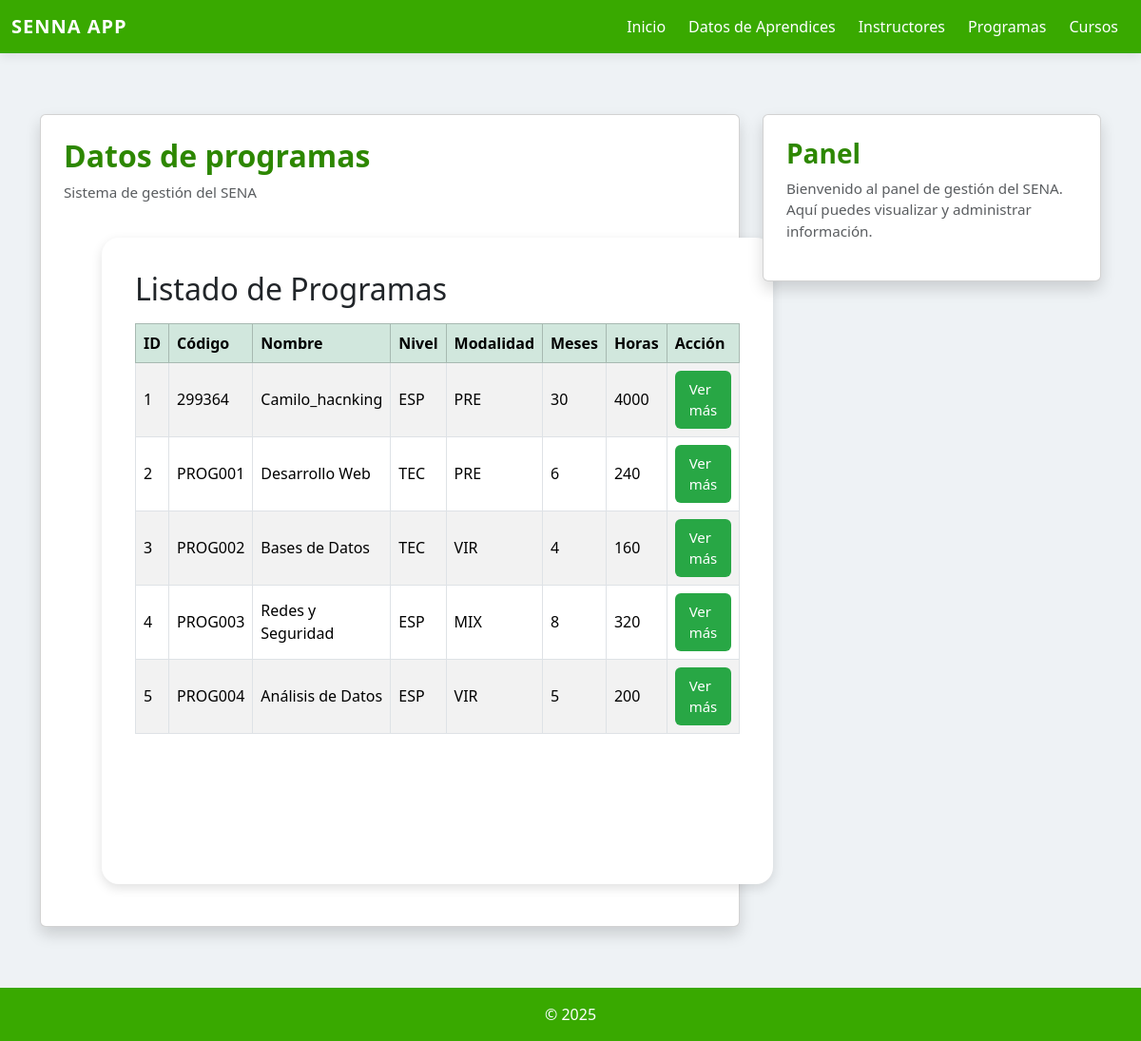
/programas/, run on the app's committed database.
### programas/models.py (models this page shows, shortened)
class Programa(models.Model):
    NIVEL_FORMACION_CHOICES = [
        ('AUX', 'Auxiliar'),
        ('OPE', 'Operario'),
        ('TEC', 'Técnico'),
        ('TGL', 'Tecnólogo'),
        ('ESP', 'Especialización Tecnológica'),
        ('COM', 'Complementario'),
    ]
    MODALIDAD_CHOICES = [
        ('PRE', 'Presencial'),
        ('VIR', 'Virtual'),
        ('MIX', 'Mixta'),
    ]
    ESTADO_CHOICES = [
        ('ACT', 'Activo'),
        ('INA', 'Inactivo'),
        ('SUS', 'Suspendido'),
        ('CAN', 'Cancelado'),
    ]
    codigo = models.CharField(max_length=20, unique=True, verbose_name="Código del Programa")
    nombre = models.CharField(max_length=200, verbose_name="Nombre del Programa")
    nivel_formacion = models.CharField(max_length=3, choices=NIVEL_FORMACION_CHOICES, verbose_name="Nivel de Formación")
    modalidad = models.CharField(max_length=3, choices=MODALIDAD_CHOICES, default='PRE', verbose_name="Modalidad")
    duracion_meses = models.PositiveIntegerField(verbose_name="Duración en Meses")
    duracion_horas = models.PositiveIntegerField(verbose_name="Duración en Horas")
    descripcion = models.TextField(verbose_name="Descripción del Programa")
    competencias = models.TextField(verbose_name="Competencias a Desarrollar")
    perfil_egreso = models.TextField(verbose_name="Perfil de Egreso")
    requisitos_ingreso = models.TextField(verbose_name="Requisitos de Ingreso")
    centro_formacion = models.CharField(max_length=200, verbose_name="Centro de Formación")
    regional = models.CharField(max_length=100, verbose_name="Regional")
    estado = models.CharField(max_length=3, choices=ESTADO_CHOICES, default='ACT', verbose_name="Estado")
    fecha_creacion = models.DateField(verbose_name="Fecha de Creación del Programa")
    fecha_registro = models.DateTimeField(auto_now_add=True, verbose_name="Fecha de Registro")
    class Meta:
        verbose_name = "Programa de Formación"
        verbose_name_plural = "Programas de Formación"
        ordering = ['nombre']

### programas/views.py (the view)
# urls.py: path('programas/', include('programas.urls')),
def programas(request):
    lista_programas = Programa.objects.all().order_by('id')
    template = loader.get_template("lista_programas.html")
    context = {
        "lista_programas": lista_programas,
        'total_programas': lista_programas.count(),
    }
    return HttpResponse(template.render(context, request))

### programas/templates/lista_programas.html
{% extends 'master.html' %}
{% load static %}
{% block page_title %}Datos de programas{% endblock %}
{% block content %}
<link href="https://cdn.jsdelivr.net/npm/bootstrap@5.3.2/dist/css/bootstrap.min.css" rel="stylesheet">
<link rel="stylesheet" href="{% static 'lista_programas.css' %}">
<div class="layout">
    <div class="contenedor-principal">
        <h2 class="mb-3">Listado de Programas</h2>
        <div class="table-responsive">
            <table class="table table-bordered table-striped table-hover align-middle">
                <thead class="table-success">
                    <tr>
                        <th>ID</th>
                        <th>Código</th>
                        <th>Nombre</th>
                        <th>Nivel</th>
                        <th>Modalidad</th>
                        <th>Meses</th>
                        <th>Horas</th>
                        <th>Acción</th>
                    </tr>
                </thead>
                <tbody>
                    {% for prog in lista_programas %}
                    <tr>
                        <td>{{ prog.id }}</td>
                        <td>{{ prog.codigo }}</td>
                        <td>{{ prog.nombre }}</td>
                        <td>{{ prog.nivel_formacion }}</td>
                        <td>{{ prog.modalidad }}</td>
                        <td>{{ prog.duracion_meses }}</td>
                        <td>{{ prog.duracion_horas }}</td>
                        <td>
                           <a href="{% url 'programa_detalle' prog.id %}" class="btn-verde">Ver más</a>
                        </td>
                    </tr>
                    {% endfor %}
                </tbody>
            </table>
        </div>
    </div>
</div>
{% endblock %}

### aprendices/static/main.css (style rules this page uses)
:root { --sena-verde: #39A900; --sena-verde-oscuro: #2d8700; --gris-fondo: #f4f4f4; --texto: #222; --sombra: 0 4px 10px rgba(0,0,0,0.07); --sombra-hover: 0 6px 16px rgba(0,0,0,0.12); }
body { margin: 0; padding: 0; font-family: "Segoe UI", Arial, sans-serif; background: var(--gris-fondo); color: var(--texto); }
h1, h2, h3 { margin-top: 0; }
* { transition: all 0.2s ease-in-out; }

### programas/static/lista_programas.css (style rules this page uses)
body { margin: 0; padding: 0; font-family: "Segoe UI", Arial, sans-serif; background: #eef2f5; color: #222; }
.layout { display: flex; gap: 25px; width: 100%; padding: 20px 40px; box-sizing: border-box; }
.contenedor-principal { flex: 1; background: #ffffff; padding: 35px; border-radius: 18px; box-shadow: 0 4px 12px rgba(0,0,0,0.12); min-height: calc(100vh - 120px); box-sizing: border-box; }
.btn-verde { background-color: #28a745; color: white; padding: 8px 15px; border: none; border-radius: 6px; font-size: 15px; cursor: pointer; text-decoration: none; display: inline-block; transition: background-color 0.3s ease; }

### data on the page
Programa: id "1", codigo "299364", nombre "Camilo_hacnking", nivel_formacion "ESP", modalidad "PRE", duracion_meses "30", duracion_horas "4000"
Programa: id "2", codigo "PROG001", nombre "Desarrollo Web", nivel_formacion "TEC", modalidad "PRE", duracion_meses "6", duracion_horas "240"
Programa: id "3", codigo "PROG002", nombre "Bases de Datos", nivel_formacion "TEC", modalidad "VIR", duracion_meses "4", duracion_horas "160"
Programa: id "4", codigo "PROG003", nombre "Redes y Seguridad", nivel_formacion "ESP", modalidad "MIX", duracion_meses "8", duracion_horas "320"
Programa: id "5", codigo "PROG004", nombre "Análisis de Datos", nivel_formacion "ESP", modalidad "VIR", duracion_meses "5", duracion_horas "200"
